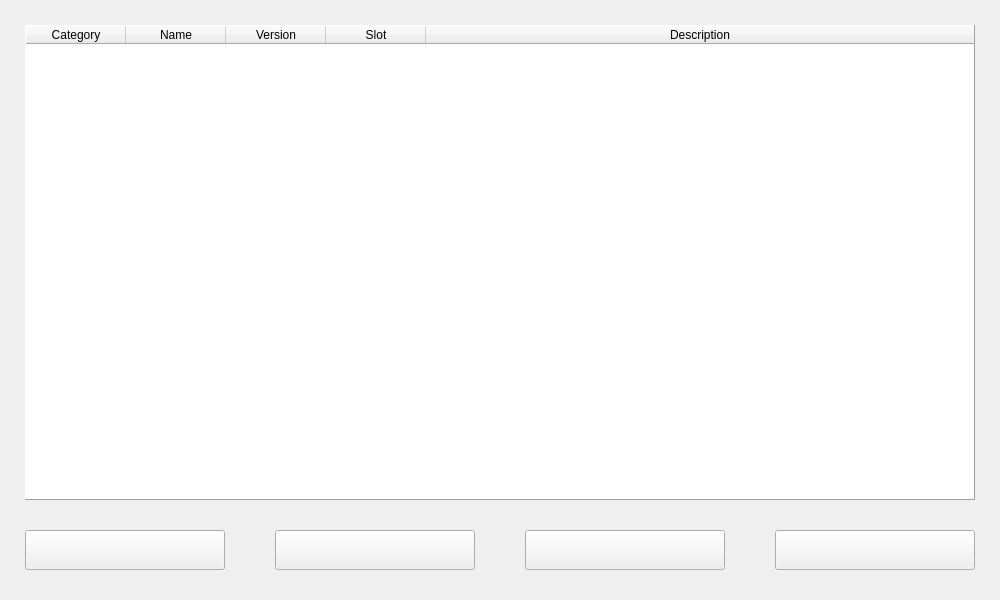
<?xml version="1.0" encoding="UTF-8"?>
<ui version="4.0">
 <class>Accesories</class>
 <widget class="QWidget" name="Accesories">
  <property name="windowModality">
   <enum>Qt::ApplicationModal</enum>
  </property>
  <property name="geometry">
   <rect>
    <x>0</x>
    <y>0</y>
    <width>1000</width>
    <height>600</height>
   </rect>
  </property>
  <property name="sizePolicy">
   <sizepolicy hsizetype="Fixed" vsizetype="Fixed">
    <horstretch>0</horstretch>
    <verstretch>0</verstretch>
   </sizepolicy>
  </property>
  <property name="maximumSize">
   <size>
    <width>1000</width>
    <height>600</height>
   </size>
  </property>
  <property name="windowTitle">
   <string>Sisyphus : Category Accesories</string>
  </property>
  <property name="windowIcon">
   <iconset>
    <normaloff>../icon/category_accessories.png</normaloff>../icon/category_accessories.png</iconset>
  </property>
  <widget class="QTableWidget" name="table_accesories">
   <property name="geometry">
    <rect>
     <x>25</x>
     <y>25</y>
     <width>950</width>
     <height>475</height>
    </rect>
   </property>
   <property name="maximumSize">
    <size>
     <width>950</width>
     <height>500</height>
    </size>
   </property>
   <property name="frameShape">
    <enum>QFrame::Panel</enum>
   </property>
   <property name="frameShadow">
    <enum>QFrame::Raised</enum>
   </property>
   <property name="sizeAdjustPolicy">
    <enum>QAbstractScrollArea::AdjustToContents</enum>
   </property>
   <property name="editTriggers">
    <set>QAbstractItemView::NoEditTriggers</set>
   </property>
   <property name="dragDropOverwriteMode">
    <bool>false</bool>
   </property>
   <property name="selectionMode">
    <enum>QAbstractItemView::SingleSelection</enum>
   </property>
   <property name="selectionBehavior">
    <enum>QAbstractItemView::SelectRows</enum>
   </property>
   <attribute name="horizontalHeaderCascadingSectionResizes">
    <bool>true</bool>
   </attribute>
   <attribute name="horizontalHeaderStretchLastSection">
    <bool>true</bool>
   </attribute>
   <attribute name="verticalHeaderVisible">
    <bool>false</bool>
   </attribute>
   <column>
    <property name="text">
     <string>Category</string>
    </property>
   </column>
   <column>
    <property name="text">
     <string>Name</string>
    </property>
   </column>
   <column>
    <property name="text">
     <string>Version</string>
    </property>
   </column>
   <column>
    <property name="text">
     <string>Slot</string>
    </property>
   </column>
   <column>
    <property name="text">
     <string>Description</string>
    </property>
   </column>
  </widget>
  <widget class="QPushButton" name="package_uninstall">
   <property name="geometry">
    <rect>
     <x>275</x>
     <y>530</y>
     <width>200</width>
     <height>40</height>
    </rect>
   </property>
   <property name="toolTip">
    <string>&lt;html&gt;&lt;head/&gt;&lt;body&gt;&lt;p align=&quot;center&quot;&gt;Uninstall package&lt;/p&gt;&lt;/body&gt;&lt;/html&gt;</string>
   </property>
   <property name="text">
    <string/>
   </property>
   <property name="icon">
    <iconset>
     <normaloff>../icon/package_uninstall.png</normaloff>../icon/package_uninstall.png</iconset>
   </property>
   <property name="iconSize">
    <size>
     <width>32</width>
     <height>32</height>
    </size>
   </property>
  </widget>
  <widget class="QPushButton" name="orphans_remove">
   <property name="geometry">
    <rect>
     <x>525</x>
     <y>530</y>
     <width>200</width>
     <height>40</height>
    </rect>
   </property>
   <property name="toolTip">
    <string>&lt;html&gt;&lt;head/&gt;&lt;body&gt;&lt;p align=&quot;center&quot;&gt;Remove orphan packages&lt;/p&gt;&lt;/body&gt;&lt;/html&gt;</string>
   </property>
   <property name="text">
    <string/>
   </property>
   <property name="icon">
    <iconset>
     <normaloff>../icon/remove_orphans.png</normaloff>../icon/remove_orphans.png</iconset>
   </property>
   <property name="iconSize">
    <size>
     <width>32</width>
     <height>32</height>
    </size>
   </property>
  </widget>
  <widget class="QPushButton" name="category_exit">
   <property name="geometry">
    <rect>
     <x>775</x>
     <y>530</y>
     <width>200</width>
     <height>40</height>
    </rect>
   </property>
   <property name="toolTip">
    <string>&lt;html&gt;&lt;head/&gt;&lt;body&gt;&lt;p align=&quot;center&quot;&gt;Close window&lt;/p&gt;&lt;/body&gt;&lt;/html&gt;</string>
   </property>
   <property name="icon">
    <iconset>
     <normaloff>../icon/window_close.png</normaloff>../icon/window_close.png</iconset>
   </property>
   <property name="iconSize">
    <size>
     <width>32</width>
     <height>32</height>
    </size>
   </property>
  </widget>
  <widget class="QPushButton" name="package_install">
   <property name="geometry">
    <rect>
     <x>25</x>
     <y>530</y>
     <width>200</width>
     <height>40</height>
    </rect>
   </property>
   <property name="toolTip">
    <string>&lt;html&gt;&lt;head/&gt;&lt;body&gt;&lt;p align=&quot;center&quot;&gt;Install package&lt;/p&gt;&lt;/body&gt;&lt;/html&gt;</string>
   </property>
   <property name="text">
    <string/>
   </property>
   <property name="icon">
    <iconset>
     <normaloff>../icon/package_install.png</normaloff>../icon/package_install.png</iconset>
   </property>
   <property name="iconSize">
    <size>
     <width>32</width>
     <height>32</height>
    </size>
   </property>
  </widget>
 </widget>
 <tabstops>
  <tabstop>table_accesories</tabstop>
  <tabstop>package_install</tabstop>
  <tabstop>package_uninstall</tabstop>
  <tabstop>orphans_remove</tabstop>
  <tabstop>category_exit</tabstop>
 </tabstops>
 <resources/>
 <connections/>
</ui>
